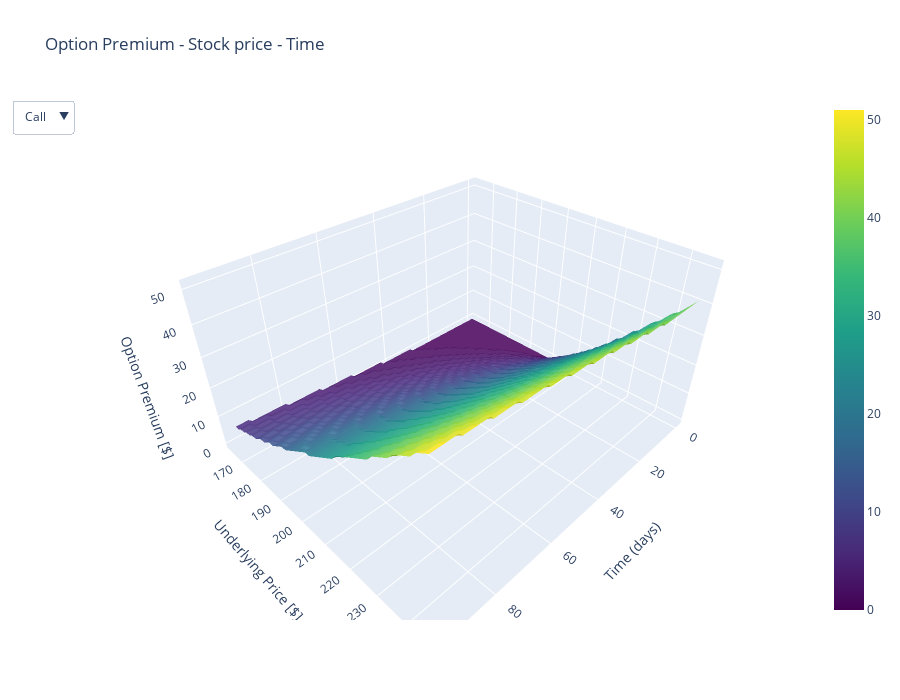

Write notebook code for a chart like this one.
### Markdown cell above
#### A visualization of theta and delta

### Code cell
strike = strike_price #fixed

time_days = np.arange(len(stock_prices))
taus = time_days / 252
S_grid = np.linspace(0.8*strike, 1.2*strike, 50)
T_mesh, S_mesh = np.meshgrid(time_days, S_grid)

# PREMIUM SURFACE FUNCTION
def premium_surface(option_type, vol):
    premium = np.zeros_like(T_mesh)
    for i, S in enumerate(S_grid):
        for j, tau in enumerate(taus):
            premium[i,j] = black_scholes(option_type, S, strike, tau, r, vol)
    return premium

# CALCULATE SURFACES
call_premium = premium_surface('call', vol_call)
put_premium  = premium_surface('put', vol_put)

# CREATE FIGURE
fig3 = go.Figure()

# Default trace
fig3.add_trace(go.Surface(x=T_mesh, y=S_mesh, z=call_premium, colorscale='Viridis', opacity=0.9))

# Dropdown buttons
buttons = [
    dict(label="Call",
         method="update",
         args=[{"z":[call_premium]}, {"title":"Call Option Premium"}]),
    dict(label="Put",
         method="update",
         args=[{"z":[put_premium]}, {"title":"Put Option Premium"}])
]

fig3.update_layout(
    updatemenus=[dict(active=0, buttons=buttons)],
    scene=dict(
        xaxis_title='Time (days)',
        yaxis_title='Underlying Price [$]',
        zaxis_title='Option Premium [$]'
    ),
    width=900,
    height=700,
    title="Option Premium - Stock price - Time "
)

fig3.show()

### Figure 1 — Plotly figure (JSON) as saved in the notebook; plotly's stock layout.template omitted (floating-point values rounded to 4 significant figures; data arrays with more than 128 entries replaced by an {"elided": "..."} marker saying what was removed)
{"data": [{"colorscale": [[0, "#440154"], [0.1111, "#482878"], [0.2222, "#3e4989"], [0.3333, "#31688e"], [0.4444, "#26828e"], [0.5556, "#1f9e89"], [0.6667, "#35b779"], [0.7778, "#6ece58"], [0.8889, "#b5de2b"], [1, "#fde725"]], "opacity": 0.9, "type": "surface", "x": {"elided": "50x97 int values"}, "y": {"elided": "50x97 float values"}, "z": {"elided": "50x97 int values"}}], "layout": {"height": 700, "scene": {"xaxis": {"title": {"text": "Time (days)"}}, "yaxis": {"title": {"text": "Underlying Price [$]"}}, "zaxis": {"title": {"text": "Option Premium [$]"}}}, "title": {"text": "Option Premium - Stock price - Time "}, "updatemenus": [{"active": 0, "buttons": [{"args": [{"z": {"elided": "1x50x97 int values"}}, {"title": "Call Option Premium"}], "label": "Call", "method": "update"}, {"args": [{"z": {"elided": "1x50x97 int values"}}, {"title": "Put Option Premium"}], "label": "Put", "method": "update"}]}], "width": 900}}
